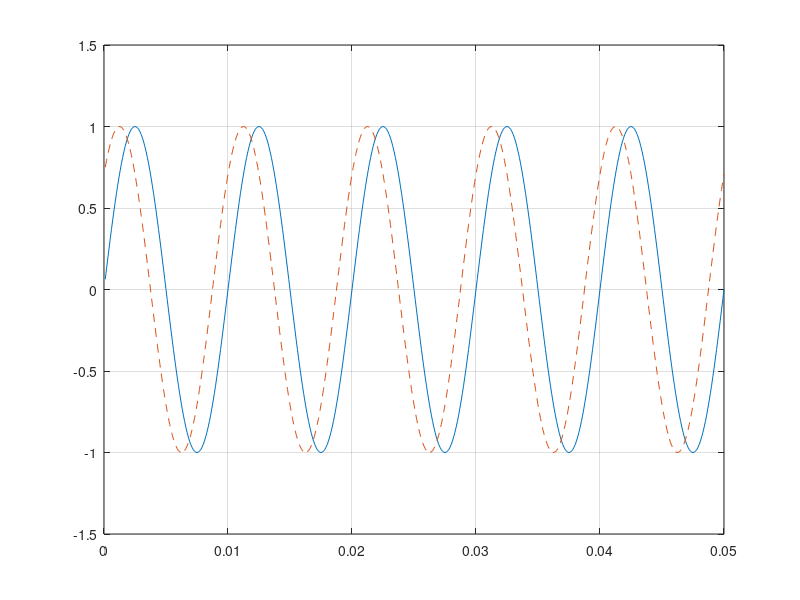

MATLAB code for this plot:
% 20130514 XY511 22:22
% AbrahamX @ NWPU
t = [1: 1: 500]/500/20;  % Sampling time
f = 100;  % Frequency
y1 = sin(2 * pi * f * t);
y2 = sin(2 * pi * f * t + pi/4) 

% Plot
plot(t, y1, '-', t, y2, '--')
axis([0, 0.05, -1.5, 1.5])
grid on
